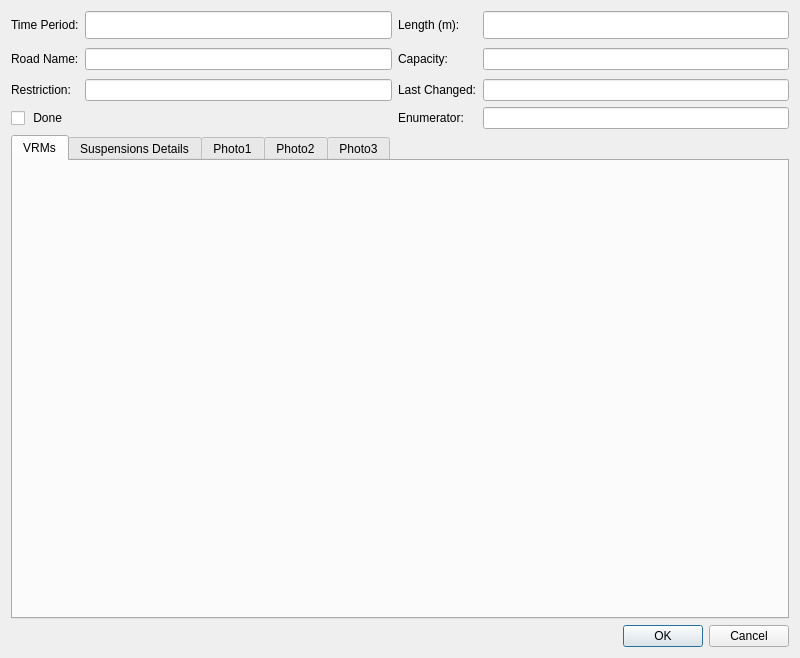
<?xml version="1.0" encoding="UTF-8"?>
<ui version="4.0">
 <class>Dialog</class>
 <widget class="QDialog" name="Dialog">
  <property name="geometry">
   <rect>
    <x>0</x>
    <y>0</y>
    <width>800</width>
    <height>658</height>
   </rect>
  </property>
  <property name="minimumSize">
   <size>
    <width>800</width>
    <height>600</height>
   </size>
  </property>
  <property name="windowTitle">
   <string>Dialog</string>
  </property>
  <layout class="QGridLayout" name="gridLayout">
   <item row="0" column="0">
    <layout class="QGridLayout" name="gridLayout_2">
     <item row="5" column="3">
      <widget class="QLineEdit" name="Capacity"/>
     </item>
     <item row="5" column="1">
      <widget class="QLineEdit" name="RoadName"/>
     </item>
     <item row="2" column="2">
      <widget class="QLabel" name="label_3">
       <property name="minimumSize">
        <size>
         <width>0</width>
         <height>28</height>
        </size>
       </property>
       <property name="text">
        <string>Length (m):</string>
       </property>
      </widget>
     </item>
     <item row="5" column="2">
      <widget class="QLabel" name="label_4">
       <property name="text">
        <string>Capacity:</string>
       </property>
      </widget>
     </item>
     <item row="2" column="1">
      <widget class="QLineEdit" name="SurveyBeatTitle">
       <property name="minimumSize">
        <size>
         <width>0</width>
         <height>28</height>
        </size>
       </property>
      </widget>
     </item>
     <item row="5" column="0">
      <widget class="QLabel" name="label_2">
       <property name="minimumSize">
        <size>
         <width>0</width>
         <height>28</height>
        </size>
       </property>
       <property name="text">
        <string>Road Name:</string>
       </property>
      </widget>
     </item>
     <item row="2" column="3">
      <widget class="QLineEdit" name="RestrictionLength">
       <property name="minimumSize">
        <size>
         <width>0</width>
         <height>28</height>
        </size>
       </property>
      </widget>
     </item>
     <item row="6" column="0">
      <widget class="QLabel" name="label_5">
       <property name="text">
        <string>Restriction:</string>
       </property>
      </widget>
     </item>
     <item row="2" column="0">
      <widget class="QLabel" name="label">
       <property name="minimumSize">
        <size>
         <width>0</width>
         <height>28</height>
        </size>
       </property>
       <property name="maximumSize">
        <size>
         <width>220</width>
         <height>28</height>
        </size>
       </property>
       <property name="text">
        <string>Time Period:</string>
       </property>
      </widget>
     </item>
     <item row="7" column="0">
      <widget class="QCheckBox" name="Done">
       <property name="text">
        <string> Done</string>
       </property>
      </widget>
     </item>
     <item row="6" column="1">
      <widget class="QLineEdit" name="RestrictionDetails"/>
     </item>
     <item row="6" column="2">
      <widget class="QLabel" name="label_10">
       <property name="text">
        <string>Last Changed:</string>
       </property>
      </widget>
     </item>
     <item row="7" column="2">
      <widget class="QLabel" name="label_11">
       <property name="text">
        <string>Enumerator:</string>
       </property>
      </widget>
     </item>
     <item row="7" column="3">
      <widget class="QLineEdit" name="Enumerator"/>
     </item>
     <item row="6" column="3">
      <widget class="QLineEdit" name="DemandSurveyDateTime"/>
     </item>
    </layout>
   </item>
   <item row="2" column="0">
    <widget class="QDialogButtonBox" name="button_box">
     <property name="orientation">
      <enum>Qt::Horizontal</enum>
     </property>
     <property name="standardButtons">
      <set>QDialogButtonBox::Cancel|QDialogButtonBox::Ok</set>
     </property>
    </widget>
   </item>
   <item row="1" column="0">
    <layout class="QGridLayout" name="gridLayout_3">
     <item row="0" column="0">
      <widget class="QTabWidget" name="Details">
       <property name="minimumSize">
        <size>
         <width>640</width>
         <height>480</height>
        </size>
       </property>
       <property name="currentIndex">
        <number>0</number>
       </property>
       <widget class="QWidget" name="Demand">
        <attribute name="title">
         <string>VRMs</string>
        </attribute>
        <layout class="QGridLayout" name="gridLayout_10"/>
       </widget>
       <widget class="QWidget" name="Suspension_Details">
        <attribute name="title">
         <string>Suspensions Details</string>
        </attribute>
        <layout class="QGridLayout" name="gridLayout_11">
         <item row="0" column="0">
          <widget class="QLabel" name="label_6">
           <property name="text">
            <string>Nr Spaces Suspended:</string>
           </property>
          </widget>
         </item>
         <item row="2" column="0">
          <widget class="QLabel" name="label_8">
           <property name="text">
            <string>Reason for Suspension:</string>
           </property>
          </widget>
         </item>
         <item row="3" column="0">
          <widget class="QLabel" name="label_9">
           <property name="text">
            <string>Suspension Notes:</string>
           </property>
          </widget>
         </item>
         <item row="1" column="0">
          <widget class="QLabel" name="label_7">
           <property name="text">
            <string>Suspension Reference:</string>
           </property>
          </widget>
         </item>
         <item row="0" column="1">
          <widget class="QLineEdit" name="NrBaysSuspended"/>
         </item>
         <item row="1" column="1">
          <widget class="QLineEdit" name="SuspensionReference"/>
         </item>
         <item row="2" column="1">
          <widget class="QLineEdit" name="SuspensionReason"/>
         </item>
         <item row="3" column="1">
          <widget class="QPlainTextEdit" name="SuspensionNotes"/>
         </item>
        </layout>
       </widget>
       <widget class="QWidget" name="Photos_01">
        <attribute name="title">
         <string>Photo1</string>
        </attribute>
        <layout class="QGridLayout" name="gridLayout_12"/>
       </widget>
       <widget class="QWidget" name="Photos_02">
        <attribute name="title">
         <string>Photo2</string>
        </attribute>
        <layout class="QGridLayout" name="gridLayout_13"/>
       </widget>
       <widget class="QWidget" name="Photos_03">
        <attribute name="title">
         <string>Photo3</string>
        </attribute>
        <layout class="QGridLayout" name="gridLayout_14"/>
       </widget>
      </widget>
     </item>
    </layout>
   </item>
  </layout>
 </widget>
 <resources/>
 <connections>
  <connection>
   <sender>button_box</sender>
   <signal>accepted()</signal>
   <receiver>Dialog</receiver>
   <slot>accept()</slot>
   <hints>
    <hint type="sourcelabel">
     <x>248</x>
     <y>254</y>
    </hint>
    <hint type="destinationlabel">
     <x>157</x>
     <y>274</y>
    </hint>
   </hints>
  </connection>
  <connection>
   <sender>button_box</sender>
   <signal>rejected()</signal>
   <receiver>Dialog</receiver>
   <slot>reject()</slot>
   <hints>
    <hint type="sourcelabel">
     <x>316</x>
     <y>260</y>
    </hint>
    <hint type="destinationlabel">
     <x>286</x>
     <y>274</y>
    </hint>
   </hints>
  </connection>
 </connections>
</ui>
